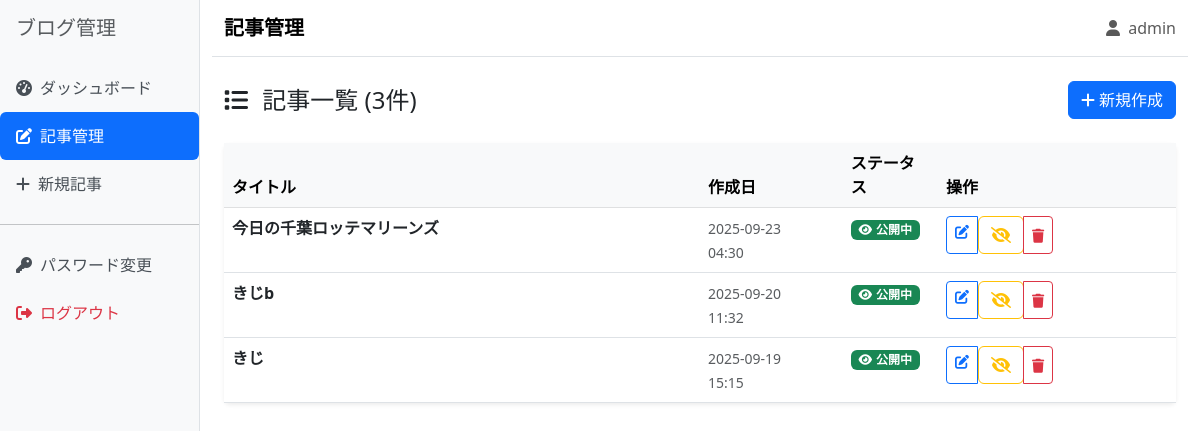
The app's page /admin/posts (signed in), older data.
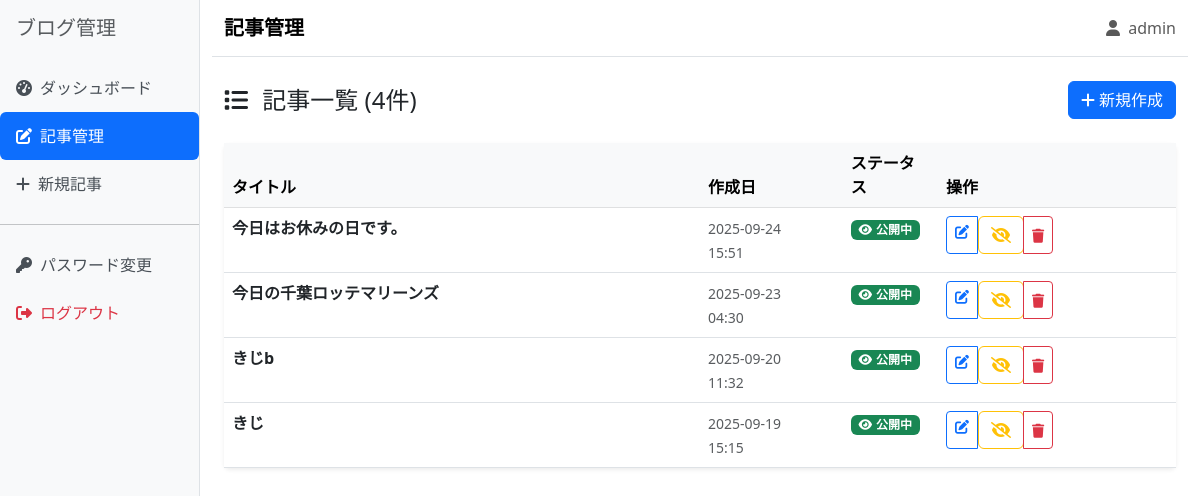
The same page, newer data.
### app.py (models this page shows, shortened)
class Post(db.Model):
    __tablename__ = 'posts'
    id = db.Column(db.Integer, primary_key=True)
    title = db.Column(db.String(200), nullable=False)
    content = db.Column(db.Text, nullable=False)
    created_at = db.Column(db.DateTime, default=datetime.now)
    updated_at = db.Column(db.DateTime, default=datetime.now, onupdate=datetime.now)
    is_published = db.Column(db.Boolean, default=False)

### app.py (the view)
@app.route('/admin/posts')
@login_required
def admin_posts():
    posts = Post.query.order_by(Post.created_at.desc()).all()
    posts_tuple = [
        (post.id, post.title, post.created_at.strftime('%Y-%m-%d %H:%M:%S'), post.is_published)
        for post in posts
    ]
    return render_template('admin/posts.html', posts=posts_tuple)

### app.py (called while the page is built)
def login_required(f):
    @wraps(f)
    def decorated_function(*args, **kwargs):
        if 'admin_logged_in' not in session:
            flash('ログインが必要です', 'error')
            return redirect(url_for('login'))
        return f(*args, **kwargs)
    return decorated_function

### templates/admin/posts.html (shortened to what this page needs)
{% extends "admin/base.html" %}
{% block page_title %}記事管理{% endblock %}
{% block content %}
<div class="d-flex justify-content-between align-items-center mb-4">
    <h4 class="mb-0">
        <i class="fas fa-list me-2"></i>
        記事一覧 ({{ posts|length }}件)
    </h4>
    <a href="{{ url_for('admin_post_new') }}" class="btn btn-primary">
        <i class="fas fa-plus me-1"></i>新規作成
    </a>
</div>
{% if posts %}
<div class="card">
    <div class="card-body p-0">
        <div class="table-responsive">
            <table class="table table-hover mb-0">
                <thead class="table-light">
                    <tr>
                        <th style="width: 50%">タイトル</th>
                        <th style="width: 15%">作成日</th>
                        <th style="width: 10%">ステータス</th>
                        <th style="width: 25%">操作</th>
                    </tr>
                </thead>
                <tbody>
                    {% for post in posts %}
                    <tr>
                        <td>
                            <div>
                                <strong>{{ post[1] }}</strong>
                            </div>
                        </td>
                        <td>
                            <small class="text-muted">
                                {{ post[2][:10] }}<br>
                                {{ post[2][11:16] }}
                            </small>
                        </td>
                        <td>
                            {% if post[3] %}
                                <span class="badge bg-success">
                                    <i class="fas fa-eye me-1"></i>公開中
                                </span>
                            {% else %}
                                <span class="badge bg-secondary">
                                    <i class="fas fa-file me-1"></i>下書き
                                </span>
                            {% endif %}
                        </td>
                        <td>
                            <div class="btn-group btn-group-sm">
                                <a href="{{ url_for('admin_post_edit', post_id=post[0]) }}"
                                   class="btn btn-outline-primary" title="編集">
                                    <i class="fas fa-edit"></i>
                                </a>
                                <form method="POST" action="{{ url_for('admin_post_toggle', post_id=post[0]) }}"
                                      style="display: inline-block;">
                                    <button type="submit"
                                            class="btn btn-outline-{{ 'warning' if post[3] else 'success' }}"
                                            title="{{ '非公開にする' if post[3] else '公開する' }}">
                                        <i class="fas fa-{{ 'eye-slash' if post[3] else 'eye' }}"></i>
                                    </button>
                                </form>
                                <button type="button" class="btn btn-outline-danger"
                                        onclick="confirmDelete({{ post[0] }}, '{{ post[1] }}')" title="削除">
                                    <i class="fas fa-trash"></i>
                                </button>
                            </div>
                        </td>
                    </tr>
                    {% endfor %}
                </tbody>
            </table>
        </div>
    </div>
</div>
{% endif %}
{% endblock %}

Row changes from the older to the newer data that the page shows:
added Post: title "今日はお休みの日です。", post "2025-09-24", post "15:51"
Text that changed along with them:
{{ posts|length }}: "3" → "4"
